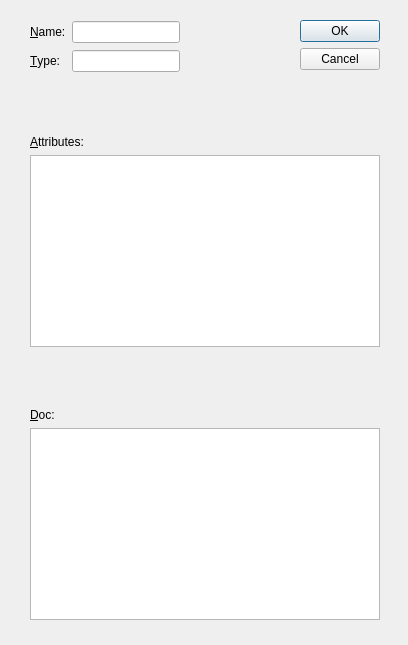
<?xml version="1.0" encoding="UTF-8"?>
<ui version="4.0">
 <class>Dialog</class>
 <widget class="QDialog" name="Dialog">
  <property name="geometry">
   <rect>
    <x>0</x>
    <y>0</y>
    <width>408</width>
    <height>645</height>
   </rect>
  </property>
  <property name="minimumSize">
   <size>
    <width>408</width>
    <height>645</height>
   </size>
  </property>
  <property name="windowTitle">
   <string>Dialog</string>
  </property>
  <property name="autoFillBackground">
   <bool>false</bool>
  </property>
  <property name="sizeGripEnabled">
   <bool>false</bool>
  </property>
  <property name="modal">
   <bool>false</bool>
  </property>
  <widget class="QWidget" name="">
   <property name="geometry">
    <rect>
     <x>30</x>
     <y>20</y>
     <width>350</width>
     <height>600</height>
    </rect>
   </property>
   <layout class="QVBoxLayout" name="verticalLayout">
    <item>
     <layout class="QHBoxLayout" name="horizontalLayout">
      <item>
       <layout class="QGridLayout" name="gridLayout">
        <item row="0" column="0">
         <widget class="QLabel" name="label">
          <property name="text">
           <string>&amp;Name:</string>
          </property>
          <property name="buddy">
           <cstring>lineEdit</cstring>
          </property>
         </widget>
        </item>
        <item row="0" column="1">
         <widget class="QLineEdit" name="lineEdit"/>
        </item>
        <item row="1" column="0">
         <widget class="QLabel" name="label_2">
          <property name="text">
           <string>&amp;Type:</string>
          </property>
          <property name="buddy">
           <cstring>lineEdit_2</cstring>
          </property>
         </widget>
        </item>
        <item row="1" column="1">
         <widget class="QLineEdit" name="lineEdit_2"/>
        </item>
       </layout>
      </item>
      <item>
       <spacer name="horizontalSpacer">
        <property name="orientation">
         <enum>Qt::Horizontal</enum>
        </property>
        <property name="sizeHint" stdset="0">
         <size>
          <width>40</width>
          <height>20</height>
         </size>
        </property>
       </spacer>
      </item>
      <item>
       <widget class="QDialogButtonBox" name="buttonBox">
        <property name="orientation">
         <enum>Qt::Vertical</enum>
        </property>
        <property name="standardButtons">
         <set>QDialogButtonBox::Cancel|QDialogButtonBox::Ok</set>
        </property>
       </widget>
      </item>
     </layout>
    </item>
    <item>
     <spacer name="verticalSpacer">
      <property name="orientation">
       <enum>Qt::Vertical</enum>
      </property>
      <property name="sizeHint" stdset="0">
       <size>
        <width>20</width>
        <height>40</height>
       </size>
      </property>
     </spacer>
    </item>
    <item>
     <widget class="QLabel" name="label_3">
      <property name="text">
       <string>&amp;Attributes:</string>
      </property>
      <property name="buddy">
       <cstring>tableView</cstring>
      </property>
     </widget>
    </item>
    <item>
     <widget class="QTableView" name="tableView"/>
    </item>
    <item>
     <spacer name="verticalSpacer_2">
      <property name="orientation">
       <enum>Qt::Vertical</enum>
      </property>
      <property name="sizeHint" stdset="0">
       <size>
        <width>20</width>
        <height>40</height>
       </size>
      </property>
     </spacer>
    </item>
    <item>
     <widget class="QLabel" name="label_4">
      <property name="text">
       <string>&amp;Doc:</string>
      </property>
      <property name="buddy">
       <cstring>textEdit</cstring>
      </property>
     </widget>
    </item>
    <item>
     <widget class="QTextEdit" name="textEdit"/>
    </item>
   </layout>
  </widget>
 </widget>
 <tabstops>
  <tabstop>lineEdit</tabstop>
  <tabstop>lineEdit_2</tabstop>
  <tabstop>tableView</tabstop>
  <tabstop>textEdit</tabstop>
  <tabstop>buttonBox</tabstop>
 </tabstops>
 <resources/>
 <connections>
  <connection>
   <sender>buttonBox</sender>
   <signal>accepted()</signal>
   <receiver>Dialog</receiver>
   <slot>accept()</slot>
   <hints>
    <hint type="sourcelabel">
     <x>248</x>
     <y>254</y>
    </hint>
    <hint type="destinationlabel">
     <x>157</x>
     <y>274</y>
    </hint>
   </hints>
  </connection>
  <connection>
   <sender>buttonBox</sender>
   <signal>rejected()</signal>
   <receiver>Dialog</receiver>
   <slot>reject()</slot>
   <hints>
    <hint type="sourcelabel">
     <x>316</x>
     <y>260</y>
    </hint>
    <hint type="destinationlabel">
     <x>286</x>
     <y>274</y>
    </hint>
   </hints>
  </connection>
 </connections>
</ui>
